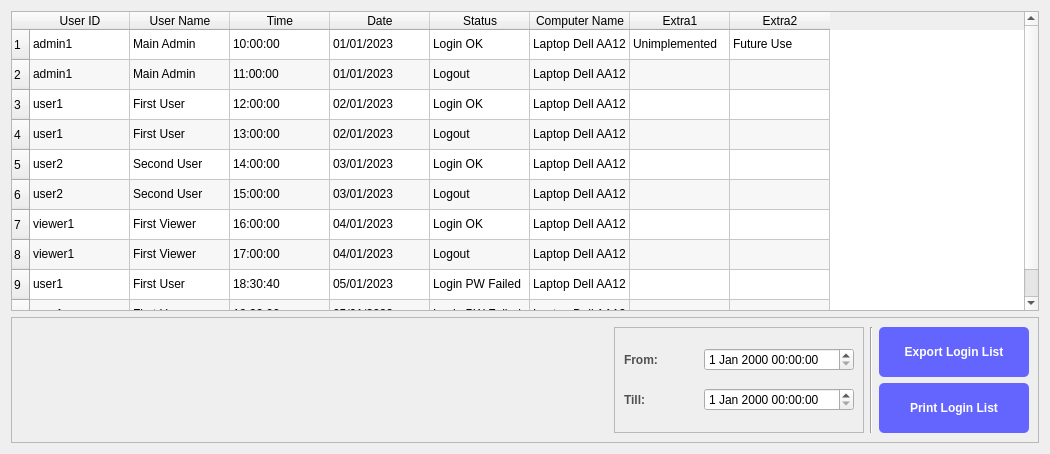
     <widget class="QWidget" name="tabLogins">
      <attribute name="title">
       <string>View Logins</string>
      </attribute>
      <layout class="QVBoxLayout" name="verticalLayout_8">
       <item>
        <widget class="QTableWidget" name="tableAdminPanel_LoginList">
         <property name="minimumSize">
          <size>
           <width>950</width>
           <height>300</height>
          </size>
         </property>
         <property name="maximumSize">
          <size>
           <width>16777215</width>
           <height>600</height>
          </size>
         </property>
         <property name="frameShape">
          <enum>QFrame::StyledPanel</enum>
         </property>
         <property name="frameShadow">
          <enum>QFrame::Sunken</enum>
         </property>
         <property name="lineWidth">
          <number>0</number>
         </property>
         <property name="midLineWidth">
          <number>3</number>
         </property>
         <property name="alternatingRowColors">
          <bool>true</bool>
         </property>
         <property name="sortingEnabled">
          <bool>true</bool>
         </property>
         <row>
          <property name="text">
           <string>1</string>
          </property>
         </row>
         <row>
          <property name="text">
           <string>2</string>
          </property>
         </row>
         <row>
          <property name="text">
           <string>3</string>
          </property>
         </row>
         <row>
          <property name="text">
           <string>4</string>
          </property>
         </row>
         <row>
          <property name="text">
           <string>5</string>
          </property>
         </row>
         <row>
          <property name="text">
           <string>6</string>
          </property>
         </row>
         <row>
          <property name="text">
           <string>7</string>
          </property>
         </row>
         <row>
          <property name="text">
           <string>8</string>
          </property>
         </row>
         <row>
          <property name="text">
           <string>9</string>
          </property>
         </row>
         <row>
          <property name="text">
           <string>10</string>
          </property>
         </row>
         <column>
          <property name="text">
           <string>User ID</string>
          </property>
         </column>
         <column>
          <property name="text">
           <string>User Name</string>
          </property>
         </column>
         <column>
          <property name="text">
           <string>Time</string>
          </property>
         </column>
         <column>
          <property name="text">
           <string>Date</string>
          </property>
         </column>
         <column>
          <property name="text">
           <string>Status</string>
          </property>
         </column>
         <column>
          <property name="text">
           <string>Computer Name</string>
          </property>
         </column>
         <column>
          <property name="text">
           <string>Extra1</string>
          </property>
         </column>
         <column>
          <property name="text">
           <string>Extra2</string>
          </property>
         </column>
         <item row="0" column="0">
          <property name="text">
           <string>admin1</string>
          </property>
         </item>
         <item row="0" column="1">
          <property name="text">
           <string>Main Admin</string>
          </property>
         </item>
         <item row="0" column="2">
          <property name="text">
           <string>10:00:00</string>
          </property>
         </item>
         <item row="0" column="3">
          <property name="text">
           <string>01/01/2023</string>
          </property>
         </item>
         <item row="0" column="4">
          <property name="text">
           <string>Login OK</string>
          </property>
         </item>
         <item row="0" column="5">
          <property name="text">
           <string>Laptop Dell AA12</string>
          </property>
         </item>
         <item row="0" column="6">
          <property name="text">
           <string>Unimplemented</string>
          </property>
         </item>
         <item row="0" column="7">
          <property name="text">
           <string>Future Use</string>
          </property>
         </item>
         <item row="1" column="0">
          <property name="text">
           <string>admin1</string>
          </property>
         </item>
         <item row="1" column="1">
          <property name="text">
           <string>Main Admin</string>
          </property>
         </item>
         <item row="1" column="2">
          <property name="text">
           <string>11:00:00</string>
          </property>
         </item>
         <item row="1" column="3">
          <property name="text">
           <string>01/01/2023</string>
          </property>
         </item>
         <item row="1" column="4">
          <property name="text">
           <string>Logout</string>
          </property>
         </item>
         <item row="1" column="5">
          <property name="text">
           <string>Laptop Dell AA12</string>
          </property>
         </item>
         <item row="2" column="0">
          <property name="text">
           <string>user1</string>
          </property>
         </item>
         <item row="2" column="1">
          <property name="text">
           <string>First User</string>
          </property>
         </item>
         <item row="2" column="2">
          <property name="text">
           <string>12:00:00</string>
          </property>
         </item>
         <item row="2" column="3">
          <property name="text">
           <string>02/01/2023 </string>
          </property>
         </item>
         <item row="2" column="4">
          <property name="text">
           <string>Login OK</string>
          </property>
         </item>
         <item row="2" column="5">
          <property name="text">
           <string>Laptop Dell AA12</string>
          </property>
         </item>
         <item row="3" column="0">
          <property name="text">
           <string>user1</string>
          </property>
         </item>
         <item row="3" column="1">
          <property name="text">
           <string>First User</string>
          </property>
         </item>
         <item row="3" column="2">
          <property name="text">
           <string>13:00:00</string>
          </property>
         </item>
         <item row="3" column="3">
          <property name="text">
           <string>02/01/2023 </string>
          </property>
         </item>
         <item row="3" column="4">
          <property name="text">
           <string>Logout</string>
          </property>
         </item>
         <item row="3" column="5">
          <property name="text">
           <string>Laptop Dell AA12</string>
          </property>
         </item>
         <item row="3" column="6">
          <property name="text">
           <string/>
          </property>
         </item>
         <item row="4" column="0">
          <property name="text">
           <string>user2</string>
          </property>
         </item>
         <item row="4" column="1">
          <property name="text">
           <string>Second User</string>
          </property>
         </item>
         <item row="4" column="2">
          <property name="text">
           <string>14:00:00</string>
          </property>
         </item>
         <item row="4" column="3">
          <property name="text">
           <string>03/01/2023 </string>
          </property>
         </item>
         <item row="4" column="4">
          <property name="text">
           <string>Login OK</string>
          </property>
         </item>
         <item row="4" column="5">
          <property name="text">
           <string>Laptop Dell AA12</string>
          </property>
         </item>
         <item row="5" column="0">
          <property name="text">
           <string>user2</string>
          </property>
         </item>
         <item row="5" column="1">
          <property name="text">
           <string>Second User</string>
          </property>
         </item>
         <item row="5" column="2">
          <property name="text">
           <string>15:00:00</string>
          </property>
         </item>
         <item row="5" column="3">
          <property name="text">
           <string>03/01/2023 </string>
          </property>
         </item>
         <item row="5" column="4">
          <property name="text">
           <string>Logout</string>
          </property>
         </item>
         <item row="5" column="5">
          <property name="text">
           <string>Laptop Dell AA12</string>
          </property>
         </item>
         <item row="6" column="0">
          <property name="text">
           <string>viewer1</string>
          </property>
         </item>
         <item row="6" column="1">
          <property name="text">
           <string>First Viewer</string>
          </property>
         </item>
         <item row="6" column="2">
          <property name="text">
           <string>16:00:00</string>
          </property>
         </item>
         <item row="6" column="3">
          <property name="text">
           <string>04/01/2023 </string>
          </property>
         </item>
         <item row="6" column="4">
          <property name="text">
           <string>Login OK</string>
          </property>
         </item>
         <item row="6" column="5">
          <property name="text">
           <string>Laptop Dell AA12</string>
          </property>
         </item>
         <item row="7" column="0">
          <property name="text">
           <string>viewer1</string>
          </property>
         </item>
         <item row="7" column="1">
          <property name="text">
           <string>First Viewer</string>
          </property>
         </item>
         <item row="7" column="2">
          <property name="text">
           <string>17:00:00</string>
          </property>
         </item>
         <item row="7" column="3">
          <property name="text">
           <string>04/01/2023</string>
          </property>
         </item>
         <item row="7" column="4">
          <property name="text">
           <string>Logout</string>
          </property>
         </item>
         <item row="7" column="5">
          <property name="text">
           <string>Laptop Dell AA12</string>
          </property>
         </item>
         <item row="8" column="0">
          <property name="text">
           <string>user1</string>
          </property>
         </item>
         <item row="8" column="1">
          <property name="text">
           <string>First User</string>
          </property>
         </item>
         <item row="8" column="2">
          <property name="text">
           <string>18:30:40</string>
          </property>
         </item>
         <item row="8" column="3">
          <property name="text">
           <string>05/01/2023 </string>
          </property>
         </item>
         <item row="8" column="4">
          <property name="text">
           <string>Login PW Failed</string>
          </property>
         </item>
         <item row="8" column="5">
          <property name="text">
           <string>Laptop Dell AA12</string>
          </property>
         </item>
         <item row="9" column="0">
          <property name="text">
           <string>user1</string>
          </property>
         </item>
         <item row="9" column="1">
          <property name="text">
           <string>First User</string>
          </property>
         </item>
         <item row="9" column="2">
          <property name="text">
           <string>18:32:00</string>
          </property>
         </item>
         <item row="9" column="3">
          <property name="text">
           <string>05/01/2023 </string>
          </property>
         </item>
         <item row="9" column="4">
          <property name="text">
           <string>Login PW Failed</string>
          </property>
         </item>
         <item row="9" column="5">
          <property name="text">
           <string>Laptop Dell AA12</string>
          </property>
         </item>
        </widget>
       </item>
       <item>
        <widget class="QFrame" name="frame_5">
         <property name="frameShape">
          <enum>QFrame::StyledPanel</enum>
         </property>
         <property name="frameShadow">
          <enum>QFrame::Raised</enum>
         </property>
         <layout class="QHBoxLayout" name="horizontalLayout_11">
          <item>
           <spacer name="horizontalSpacer_10">
            <property name="orientation">
             <enum>Qt::Horizontal</enum>
            </property>
            <property name="sizeHint" stdset="0">
             <size>
              <width>593</width>
              <height>20</height>
             </size>
            </property>
           </spacer>
          </item>
          <item>
           <widget class="QFrame" name="frame_6">
            <property name="minimumSize">
             <size>
              <width>250</width>
              <height>0</height>
             </size>
            </property>
            <property name="maximumSize">
             <size>
              <width>250</width>
              <height>16777215</height>
             </size>
            </property>
            <property name="frameShape">
             <enum>QFrame::StyledPanel</enum>
            </property>
            <property name="frameShadow">
             <enum>QFrame::Raised</enum>
            </property>
            <layout class="QVBoxLayout" name="verticalLayout_12">
             <item>
              <layout class="QHBoxLayout" name="horizontalLayout_12">
               <item>
                <widget class="QLabel" name="label_8">
                 <property name="styleSheet">
                  <string notr="true">QLabel{	
color:rgb(80, 80, 80);
font: 9pt &quot;Segoe UI&quot;;
font: bold;
}</string>
                 </property>
                 <property name="text">
                  <string>From:</string>
                 </property>
                </widget>
               </item>
               <item>
                <spacer name="horizontalSpacer_11">
                 <property name="orientation">
                  <enum>Qt::Horizontal</enum>
                 </property>
                 <property name="sizeHint" stdset="0">
                  <size>
                   <width>28</width>
                   <height>20</height>
                  </size>
                 </property>
                </spacer>
               </item>
               <item>
                <widget class="QDateTimeEdit" name="dateTimeAdminPanel_LoginsFrom">
                 <property name="minimumSize">
                  <size>
                   <width>150</width>
                   <height>0</height>
                  </size>
                 </property>
                 <property name="maximumSize">
                  <size>
                   <width>150</width>
                   <height>16777215</height>
                  </size>
                 </property>
                </widget>
               </item>
              </layout>
             </item>
             <item>
              <layout class="QHBoxLayout" name="horizontalLayout_13">
               <item>
                <widget class="QLabel" name="label_9">
                 <property name="styleSheet">
                  <string notr="true">QLabel{	
color:rgb(80, 80, 80);
font: 9pt &quot;Segoe UI&quot;;
font: bold;
}</string>
                 </property>
                 <property name="text">
                  <string>Till:</string>
                 </property>
                </widget>
               </item>
               <item>
                <spacer name="horizontalSpacer_12">
                 <property name="orientation">
                  <enum>Qt::Horizontal</enum>
                 </property>
                 <property name="sizeHint" stdset="0">
                  <size>
                   <width>28</width>
                   <height>20</height>
                  </size>
                 </property>
                </spacer>
               </item>
               <item>
                <widget class="QDateTimeEdit" name="dateTimeAdminPanel_LoginsTill">
                 <property name="minimumSize">
                  <size>
                   <width>150</width>
                   <height>0</height>
                  </size>
                 </property>
                 <property name="maximumSize">
                  <size>
                   <width>150</width>
                   <height>16777215</height>
                  </size>
                 </property>
                </widget>
               </item>
              </layout>
             </item>
            </layout>
           </widget>
          </item>
          <item>
           <widget class="Line" name="line_4">
            <property name="orientation">
             <enum>Qt::Vertical</enum>
            </property>
           </widget>
          </item>
          <item>
           <layout class="QVBoxLayout" name="verticalLayout_13">
            <item>
             <widget class="QPushButton" name="buttonAdminPanel_ExportLoginList">
              <property name="minimumSize">
               <size>
                <width>150</width>
                <height>50</height>
               </size>
              </property>
              <property name="maximumSize">
               <size>
                <width>16777215</width>
                <height>50</height>
               </size>
              </property>
              <property name="styleSheet">
               <string notr="true">QPushButton{	
background-color : rgb(100, 100, 255);
color:rgb(255, 255, 255);
font: 11pt &quot;Segoe UI&quot;;
font: bold;
border-radius: 5px;}

QPushButton::pressed{background-color :rgb(50, 50,50);}</string>
              </property>
              <property name="text">
               <string>Export Login List</string>
              </property>
             </widget>
            </item>
            <item>
             <widget class="QPushButton" name="buttonAdminPanel_PrintLoginList_3">
              <property name="minimumSize">
               <size>
                <width>150</width>
                <height>50</height>
               </size>
              </property>
              <property name="maximumSize">
               <size>
                <width>16777215</width>
                <height>50</height>
               </size>
              </property>
              <property name="styleSheet">
               <string notr="true">QPushButton{	
background-color : rgb(100, 100, 255);
color:rgb(255, 255, 255);
font: 11pt &quot;Segoe UI&quot;;
font: bold;
border-radius: 5px;}

QPushButton::pressed{background-color :rgb(50, 50,50);}</string>
              </property>
              <property name="text">
               <string>Print Login List</string>
              </property>
             </widget>
            </item>
           </layout>
          </item>
         </layout>
        </widget>
       </item>
      </layout>
     </widget>
